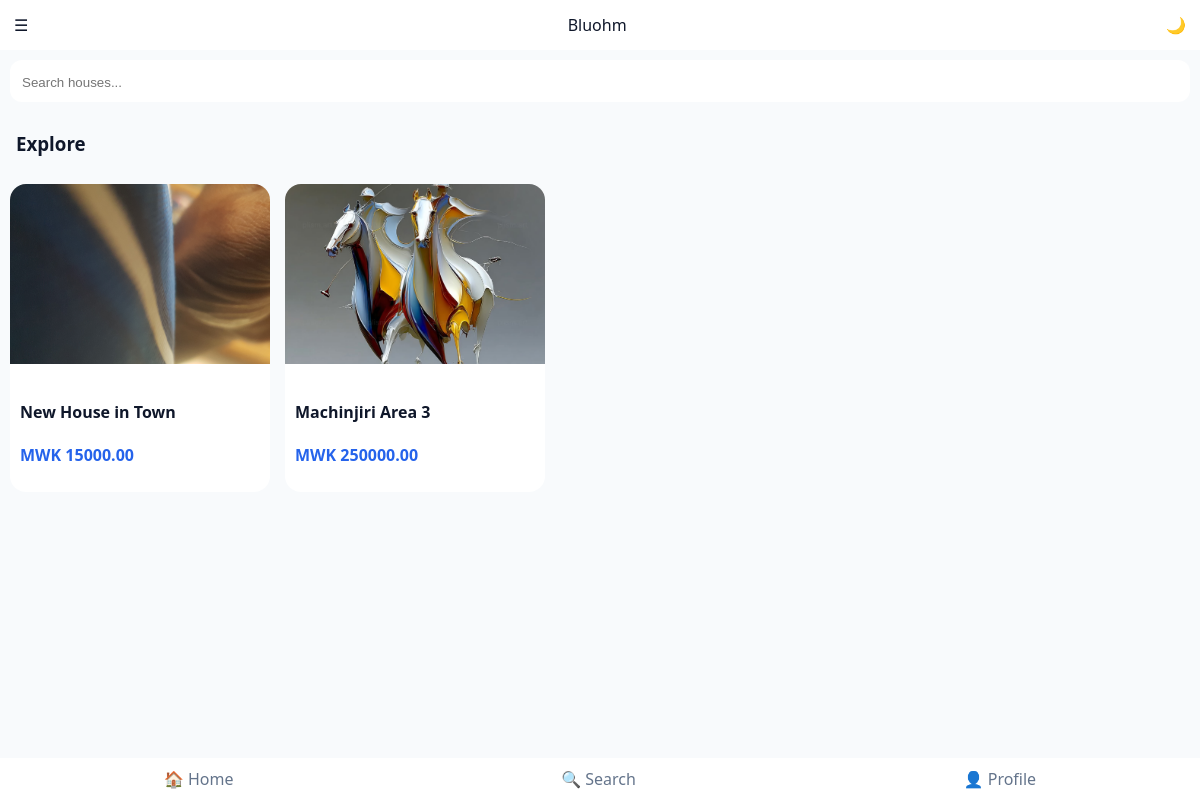
Page /properties/ on the committed database.
### properties/models.py (models this page shows, shortened)
class Property(models.Model):
    landlord = models.ForeignKey(User, on_delete=models.CASCADE)
    title = models.CharField(max_length=200)
    description = models.TextField()
    price = models.DecimalField(max_digits=12, decimal_places=2)
    image = models.ImageField(upload_to='property_images/')
    created_at = models.DateTimeField(auto_now_add=True)

### properties/views.py (the view)
# urls.py: path('', MarketplaceView.as_view(), name='marketplace'),
class MarketplaceView(View):
    def get(self, request):
        properties = Property.objects.all()
        return render(request, 'properties/marketplace.html', {'properties': properties})

### templates/properties/marketplace.html (shortened to what this page needs)
{% extends 'base.html' %}
{% load static %}
{% block content %}
<div class="search-container">
    <form method="GET" class="search-box">
        <input type="text" name="q" placeholder="Search houses...">
    </form>
</div>
<div style="padding:0 16px;">
    <h3>Explore</h3>
</div>
<div class="property-row">
    {% for property in properties %}
    <div class="property-card" onclick="openModal({{ property.id }})">
        {% if property.image %}
            <img src="{{ property.image.url }}">
        {% else %}
            <img src="{% static 'properties/css/placeholder.png' %}">
        {% endif %}
        <div class="property-info">
            <h4>{{ property.title }}</h4>
            <p class="price">MWK {{ property.price }}</p>
        </div>
    </div>
    {% endfor %}
</div>
<div class="bottom-nav">
    <a href="{% url 'properties:marketplace' %}">🏠 Home</a>
    <a href="#">🔍 Search</a>
    <a href="#">👤 Profile</a>
</div>
{% endblock %}

### properties/static/properties/css/app.css (style rules this page uses)
:root { --bg:#f8fafc; --card:#fff; --text:#0f172a; --muted:#64748b; --primary:#2563eb; }
body { margin:0; font-family:system-ui; background:var(--bg); color:var(--text); }
.search-container { padding:10px; }
.search-box { background:var(--card); padding:10px; border-radius:12px; }
.search-box input { width:100%; border:none; outline:none; background:transparent; }
.property-row { display:flex; overflow-x:auto; gap:15px; padding:10px; }
.property-card { min-width:260px; border-radius:16px; overflow:hidden; background:var(--card); cursor:pointer; transition:.2s; }
.property-card img { width:100%; height:180px; object-fit:cover; }
.property-info { padding:10px; }
.price { color:var(--primary); font-weight:bold; }
.bottom-nav { position:fixed; bottom:0; width:100%; background:var(--card); display:flex; justify-content:space-around; padding:10px 0; }
.bottom-nav a { text-decoration:none; color:var(--muted); }

### rows in the picture
Property: image (picture), title "New House in Town", price "15000.00"
Property: image (picture), title "Machinjiri Area 3", price "250000.00"
